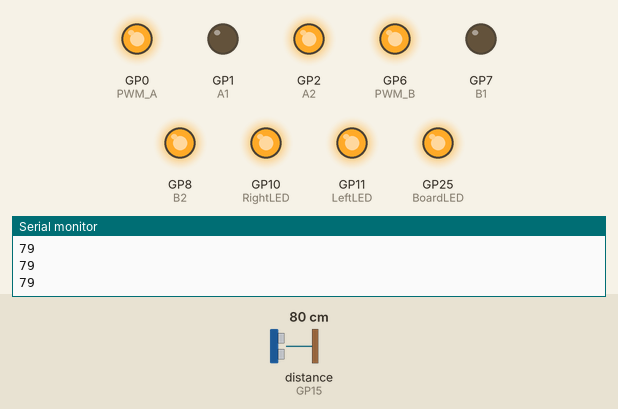
Recording of a sketch running on a simulated Raspberry Pi Pico. Shown: output pins drawn as LEDs (lit = HIGH), the last lines printed to the serial monitor. Wiring (inferred from the names in the program): ultrasonic range finder: trigger GP14; echo GP15. Inputs (shaded band) come from the test bench; at power-on: distance to the obstacle (sensor on GP15) 80 cm. The echo pulse lasts 58.3 µs per cm; pins used as bus, display or sensor lines are not drawn.

Above: at 1.2 s.
1.3 s: distance to the obstacle (sensor on GP15) set to 46 cm
2.8 s: distance to the obstacle (sensor on GP15) set to 38 cm
4.3 s: distance to the obstacle (sensor on GP15) set to 32 cm
At 5.0 s:
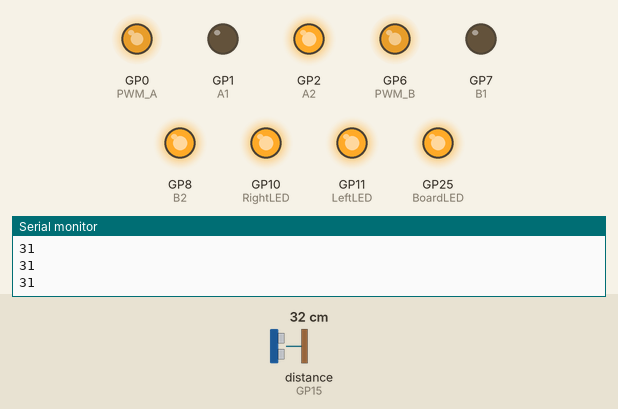
7.3 s: distance to the obstacle (sensor on GP15) set to 18 cm
At 8.9 s:
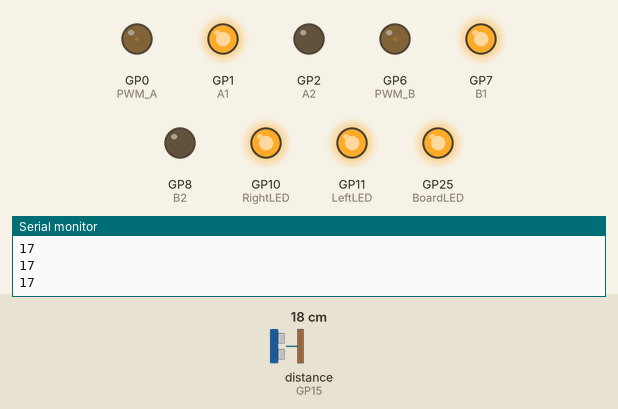
10.3 s: distance to the obstacle (sensor on GP15) set to 2 cm
At 12.4 s:
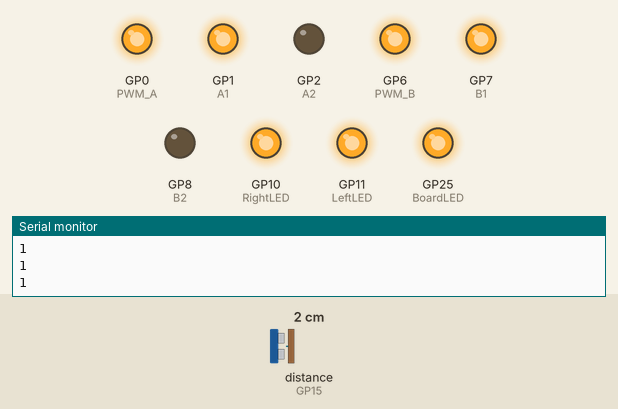
13.3 s: distance to the obstacle (sensor on GP15) set to 23 cm
At 15.1 s:
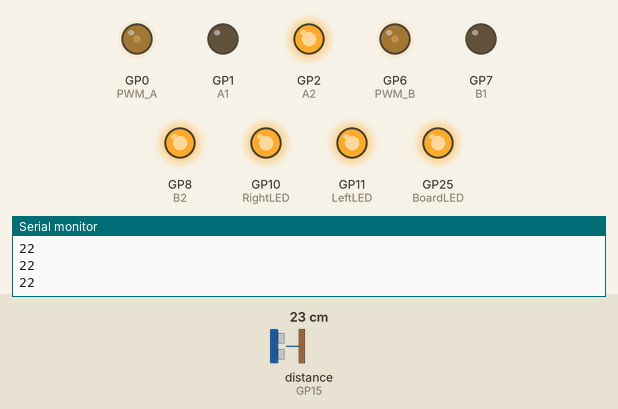
Timing chart, 0 to 15.9 s (numbered marks = the images above; inputs shaded):
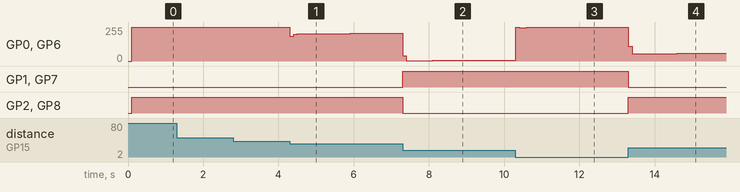

The sketch:

pid.ino
```cpp
/*
 * GPIO設定
 */
// LED
#define LeftLED 11
#define RightLED 10
#define BoardLED 25

// 距離センサ
#define echoPin 15  // Echo Pin
#define trigPin 14  // Trigger Pin

// モーター
#define PWM_A 0
#define A1 1
#define A2 2

#define PWM_B 6
#define B1 7
#define B2 8

#define Left 0
#define Right 1

/*
 * 各種変数
 */
// 音速の設定
int V = 340;

// PID定数
double K_p = 0.06;
double K_i = 0.000001;
double K_d = 1;

// 目標距離
double target_distance = 20.0;

// PID変数
double error = 0.0;
double last_error = 0.0;
double error_sum = 0.0;

// 距離センサに計測用信号を送るように命令
void sendTrigger() {
  digitalWrite(trigPin, HIGH);
  delayMicroseconds(11);
  digitalWrite(trigPin, LOW);
}

// 距離センサから距離を読み取る（単位:cm）
int getDepth() {
  sendTrigger();

  unsigned long timeout = micros();
  while (!digitalRead(echoPin)) {
    unsigned long timeout2 = micros() - timeout;
    if (timeout2 > 200000) {
      Serial.println("Depth Sensor Timeout");
      sendTrigger();
      timeout = micros();
    }
  }
  unsigned long t1 = micros();

  while (digitalRead(echoPin)) {
    ;
  }
  unsigned long t2 = micros();
  unsigned long t = t2 - t1;
  int depth = V * t / 20000;
  Serial.println(depth);
  return depth;
}

void drive_A(int v) {
  if (v > 0) {
    v = min(v, 255);
    digitalWrite(A1, HIGH);
    digitalWrite(A2, LOW);
  } else {
    v = max(v, -255);
    digitalWrite(A1, LOW);
    digitalWrite(A2, HIGH);
  }
  analogWrite(PWM_A, abs(v));
}

void drive_B(int v) {
  if (v > 0) {
    v = min(v, 255);
    digitalWrite(B1, HIGH);
    digitalWrite(B2, LOW);
  } else {
    v = max(v, -255);
    digitalWrite(B1, LOW);
    digitalWrite(B2, HIGH);
  }
  analogWrite(PWM_B, abs(v));
}

void setup() {
  // Raspberry Pi Pico内蔵LEDピンを出力に設定して点灯
  pinMode(BoardLED, OUTPUT);
  digitalWrite(BoardLED, HIGH);
  // LEDに接続されているピンを出力に設定
  pinMode(LeftLED, OUTPUT);
  pinMode(RightLED, OUTPUT);
  digitalWrite(LeftLED, HIGH);
  digitalWrite(RightLED, HIGH);
  //モーターのピンを出力に変更
  pinMode(A1, OUTPUT);
  pinMode(A2, OUTPUT);
  pinMode(PWM_A, OUTPUT);
  pinMode(B1, OUTPUT);
  pinMode(B2, OUTPUT);
  pinMode(PWM_B, OUTPUT);

  Serial.begin(9600);  // PCとシリアル接続を開始
  // パソコンから外して使用するときはコメントアウト
  // while (!Serial);    // PCとシリアル接続されるまで待機
  // 距離センサ用にピンの入出力を設定
  pinMode(echoPin, INPUT);
  pinMode(trigPin, OUTPUT);
  // PCに"Start Pico!"を書き込む
  Serial.println("Start Pico!");
}

void loop() {
  double depth = 0;
  // モーターの最大速度
  int max_speed = 255;

  // 制御周期
  unsigned long dt = 100;

  // ループ開始時刻
  unsigned long last_time = millis();

  while (true) {

    // 制御周期を計算
    unsigned long now = millis();
    unsigned long elapsed_time = now - last_time;

    // 制御周期がまだ経過していない場合は何もしない
    if (elapsed_time < dt) {
      // 1ms待つ
      delay(1);
    } else {
      // 距離センサの値を取得
      int distance = getDepth();

      // 誤差を計算
      error = target_distance - (double)distance;

      // 誤差の和を更新
      error_sum += error * elapsed_time;

      // 誤差の差分を計算
      double error_diff = (error - last_error) / elapsed_time;

      // PID制御量を計算
      double pid_output = K_p * error + K_i * error_sum + K_d * error_diff;

      // モーターの回転速度を計算
      int speed = max_speed * pid_output;
      // モーターを回す
      drive_A(speed);
      drive_B(speed);

      // 誤差の更新
      last_error = error;

      // ループ開始時刻を更新
      last_time = now;
    }
  }
}
```

Measured:
- the behaviour switches between 36 and 35 cm on distance to the obstacle (sensor on GP15) (found by bisection; images 0 and 1)
- after the input at 4.3 s, GP0 (PWM_A), GP6 (PWM_B): 255/255 → 187/255 at once, → 202/255 0.10 s later, → 203/255 0.10 s later, → 204/255 0.30 s later, … (10 changes in this stretch)
- after the input at 7.3 s, GP1 (A1), GP7 (B1): LOW → HIGH at once; GP2 (A2), GP8 (B2): HIGH → LOW at once
- after the input at 13.3 s, GP0 (PWM_A), GP6 (PWM_B): 255/255 → 109/255 at once, → 56/255 0.10 s later, → 57/255 1.2 s later; GP1 (A1), GP7 (B1): HIGH → LOW at once; GP2 (A2), GP8 (B2): LOW → HIGH at once
